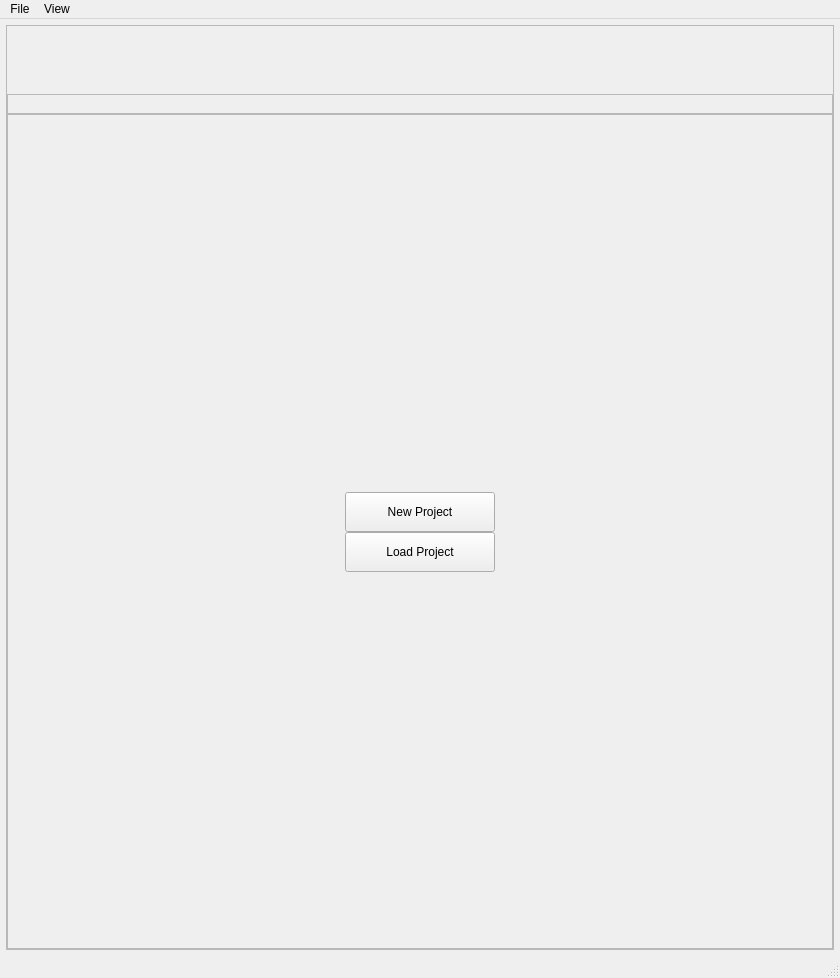
<?xml version="1.0" encoding="UTF-8"?>
<ui version="4.0">
 <class>MainWindow</class>
 <widget class="QMainWindow" name="MainWindow">
  <property name="geometry">
   <rect>
    <x>0</x>
    <y>0</y>
    <width>840</width>
    <height>978</height>
   </rect>
  </property>
  <property name="windowTitle">
   <string>XMALab</string>
  </property>
  <property name="windowIcon">
   <iconset resource="../calibrationtool_resources.qrc">
    <normaloff>:/images/resource-files/icons/XMALab-Icon.png</normaloff>:/images/resource-files/icons/XMALab-Icon.png</iconset>
  </property>
  <property name="dockOptions">
   <set>QMainWindow::AllowTabbedDocks|QMainWindow::AnimatedDocks|QMainWindow::ForceTabbedDocks</set>
  </property>
  <widget class="QWidget" name="centralwidget">
   <layout class="QGridLayout" name="gridLayout_6">
    <property name="margin">
     <number>6</number>
    </property>
    <property name="spacing">
     <number>3</number>
    </property>
    <item row="0" column="0">
     <widget class="QFrame" name="mainframe">
      <property name="frameShape">
       <enum>QFrame::StyledPanel</enum>
      </property>
      <property name="frameShadow">
       <enum>QFrame::Raised</enum>
      </property>
      <layout class="QGridLayout" name="gridLayout_2">
       <property name="margin">
        <number>0</number>
       </property>
       <property name="spacing">
        <number>0</number>
       </property>
       <item row="4" column="0">
        <widget class="QFrame" name="startMainFrame">
         <property name="frameShape">
          <enum>QFrame::StyledPanel</enum>
         </property>
         <property name="frameShadow">
          <enum>QFrame::Raised</enum>
         </property>
         <layout class="QGridLayout" name="gridLayout_3">
          <property name="margin">
           <number>0</number>
          </property>
          <property name="spacing">
           <number>0</number>
          </property>
          <item row="1" column="1">
           <widget class="QPushButton" name="pushButtonNew_Project">
            <property name="minimumSize">
             <size>
              <width>150</width>
              <height>40</height>
             </size>
            </property>
            <property name="text">
             <string>New Project</string>
            </property>
           </widget>
          </item>
          <item row="2" column="1">
           <widget class="QPushButton" name="pushButtonLoad_Project">
            <property name="minimumSize">
             <size>
              <width>150</width>
              <height>40</height>
             </size>
            </property>
            <property name="text">
             <string>Load Project</string>
            </property>
           </widget>
          </item>
          <item row="1" column="0">
           <spacer name="horizontalSpacer">
            <property name="orientation">
             <enum>Qt::Horizontal</enum>
            </property>
            <property name="sizeHint" stdset="0">
             <size>
              <width>40</width>
              <height>20</height>
             </size>
            </property>
           </spacer>
          </item>
          <item row="1" column="2">
           <spacer name="horizontalSpacer_2">
            <property name="orientation">
             <enum>Qt::Horizontal</enum>
            </property>
            <property name="sizeHint" stdset="0">
             <size>
              <width>40</width>
              <height>20</height>
             </size>
            </property>
           </spacer>
          </item>
          <item row="0" column="1">
           <spacer name="verticalSpacer">
            <property name="orientation">
             <enum>Qt::Vertical</enum>
            </property>
            <property name="sizeHint" stdset="0">
             <size>
              <width>20</width>
              <height>40</height>
             </size>
            </property>
           </spacer>
          </item>
          <item row="3" column="1">
           <spacer name="verticalSpacer_2">
            <property name="orientation">
             <enum>Qt::Vertical</enum>
            </property>
            <property name="sizeHint" stdset="0">
             <size>
              <width>20</width>
              <height>40</height>
             </size>
            </property>
           </spacer>
          </item>
         </layout>
        </widget>
       </item>
       <item row="3" column="0">
        <widget class="SequenceNavigationFrame" name="sequenceNavigationFrame">
         <property name="frameShape">
          <enum>QFrame::StyledPanel</enum>
         </property>
         <property name="frameShadow">
          <enum>QFrame::Raised</enum>
         </property>
        </widget>
       </item>
       <item row="2" column="0">
        <widget class="QFrame" name="imageMainFrame">
         <property name="enabled">
          <bool>true</bool>
         </property>
         <property name="frameShape">
          <enum>QFrame::StyledPanel</enum>
         </property>
         <property name="frameShadow">
          <enum>QFrame::Raised</enum>
         </property>
         <layout class="QGridLayout" name="gridLayout_4"/>
        </widget>
       </item>
       <item row="0" column="0">
        <widget class="QScrollArea" name="imageScrollArea">
         <property name="sizePolicy">
          <sizepolicy hsizetype="Preferred" vsizetype="Preferred">
           <horstretch>0</horstretch>
           <verstretch>0</verstretch>
          </sizepolicy>
         </property>
         <property name="frameShape">
          <enum>QFrame::NoFrame</enum>
         </property>
         <property name="frameShadow">
          <enum>QFrame::Plain</enum>
         </property>
         <property name="horizontalScrollBarPolicy">
          <enum>Qt::ScrollBarAsNeeded</enum>
         </property>
         <property name="widgetResizable">
          <bool>true</bool>
         </property>
         <widget class="QWidget" name="imageScrollAreaContents">
          <property name="geometry">
           <rect>
            <x>0</x>
            <y>0</y>
            <width>826</width>
            <height>69</height>
           </rect>
          </property>
          <property name="sizePolicy">
           <sizepolicy hsizetype="Expanding" vsizetype="Expanding">
            <horstretch>0</horstretch>
            <verstretch>0</verstretch>
           </sizepolicy>
          </property>
          <layout class="QHBoxLayout" name="horizontalLayout"/>
         </widget>
        </widget>
       </item>
      </layout>
     </widget>
    </item>
   </layout>
  </widget>
  <widget class="QMenuBar" name="menubar">
   <property name="geometry">
    <rect>
     <x>0</x>
     <y>0</y>
     <width>840</width>
     <height>21</height>
    </rect>
   </property>
   <widget class="QMenu" name="menuFile">
    <property name="title">
     <string>File</string>
    </property>
    <widget class="QMenu" name="menuExport">
     <property name="title">
      <string>Export</string>
     </property>
     <addaction name="actionExportDLT"/>
     <addaction name="actionExportLUT"/>
     <addaction name="actionExportMayacams"/>
     <addaction name="actionExportAll"/>
    </widget>
    <addaction name="actionNew_Project"/>
    <addaction name="actionLoad_Project"/>
    <addaction name="actionClose_Project"/>
    <addaction name="separator"/>
    <addaction name="actionSave_Project"/>
    <addaction name="actionSave_Project_as"/>
    <addaction name="separator"/>
    <addaction name="menuExport"/>
    <addaction name="separator"/>
    <addaction name="actionUndistort_sequence"/>
   </widget>
   <widget class="QMenu" name="menuView">
    <property name="title">
     <string>View</string>
    </property>
    <addaction name="action3D_world_view"/>
    <addaction name="actionSettings"/>
    <addaction name="actionAbout"/>
   </widget>
   <addaction name="menuFile"/>
   <addaction name="menuView"/>
  </widget>
  <widget class="QStatusBar" name="statusbar"/>
  <action name="actionAddCamera">
   <property name="text">
    <string>Add camera</string>
   </property>
  </action>
  <action name="actionLoadGrid">
   <property name="text">
    <string>Load calibration target</string>
   </property>
  </action>
  <action name="actionRefineAllCams">
   <property name="enabled">
    <bool>true</bool>
   </property>
   <property name="text">
    <string>Optimize calibration target and cameras</string>
   </property>
  </action>
  <action name="actionCalibrate_Cam_2">
   <property name="text">
    <string>Calibrate Cam 2</string>
   </property>
  </action>
  <action name="actionShow_Detector_Options">
   <property name="checkable">
    <bool>true</bool>
   </property>
   <property name="text">
    <string>Show Detector Options</string>
   </property>
  </action>
  <action name="actionFit">
   <property name="checkable">
    <bool>true</bool>
   </property>
   <property name="checked">
    <bool>true</bool>
   </property>
   <property name="text">
    <string>Fit</string>
   </property>
  </action>
  <action name="action25">
   <property name="checkable">
    <bool>true</bool>
   </property>
   <property name="text">
    <string>25%</string>
   </property>
  </action>
  <action name="action50">
   <property name="checkable">
    <bool>true</bool>
   </property>
   <property name="text">
    <string>50%</string>
   </property>
  </action>
  <action name="action100">
   <property name="checkable">
    <bool>true</bool>
   </property>
   <property name="text">
    <string>100%</string>
   </property>
  </action>
  <action name="action200">
   <property name="checkable">
    <bool>true</bool>
   </property>
   <property name="text">
    <string>200%</string>
   </property>
  </action>
  <action name="action400">
   <property name="checkable">
    <bool>true</bool>
   </property>
   <property name="text">
    <string>400%</string>
   </property>
  </action>
  <action name="actionFreeView">
   <property name="checkable">
    <bool>true</bool>
   </property>
   <property name="checked">
    <bool>true</bool>
   </property>
   <property name="text">
    <string>free view</string>
   </property>
  </action>
  <action name="actionCameraView">
   <property name="checkable">
    <bool>true</bool>
   </property>
   <property name="text">
    <string>camera view</string>
   </property>
  </action>
  <action name="actionCam_2">
   <property name="checkable">
    <bool>true</bool>
   </property>
   <property name="text">
    <string>Cam 2</string>
   </property>
  </action>
  <action name="actionTabbed_View">
   <property name="checkable">
    <bool>true</bool>
   </property>
   <property name="checked">
    <bool>true</bool>
   </property>
   <property name="text">
    <string>Tabbed View</string>
   </property>
  </action>
  <action name="actionTiled_View">
   <property name="checkable">
    <bool>true</bool>
   </property>
   <property name="text">
    <string>Tiled View</string>
   </property>
  </action>
  <action name="actionFullCalibrate">
   <property name="enabled">
    <bool>false</bool>
   </property>
   <property name="text">
    <string>by computting camera and pose (selected frame)</string>
   </property>
  </action>
  <action name="actionPoseCalibrate">
   <property name="enabled">
    <bool>false</bool>
   </property>
   <property name="text">
    <string>by computing pose with calibrated camera data (selected frame)</string>
   </property>
  </action>
  <action name="actionInit_correspondances_from_other_Cameras">
   <property name="enabled">
    <bool>true</bool>
   </property>
   <property name="text">
    <string>by computing pose with calibrated cameras and pose data (all frames/cameras)</string>
   </property>
  </action>
  <action name="actionSaveCalibModel">
   <property name="enabled">
    <bool>false</bool>
   </property>
   <property name="text">
    <string>Save Calibrated Camera Parameters (Model based)</string>
   </property>
  </action>
  <action name="actionSaveProjectionMatrix">
   <property name="enabled">
    <bool>false</bool>
   </property>
   <property name="text">
    <string>Save Merged Projection matrix (DLT)</string>
   </property>
  </action>
  <action name="actionSaveCalibModelSingle">
   <property name="enabled">
    <bool>false</bool>
   </property>
   <property name="text">
    <string>Save Calibrated Camera Parameters (Model with single Focus)</string>
   </property>
  </action>
  <action name="actionSaveAllParameters">
   <property name="enabled">
    <bool>false</bool>
   </property>
   <property name="text">
    <string>Save All Parameters</string>
   </property>
  </action>
  <action name="actionSaveCalibModelDLT">
   <property name="enabled">
    <bool>false</bool>
   </property>
   <property name="text">
    <string>Save Calibrated Camera Parameters (DLT)</string>
   </property>
  </action>
  <action name="actionDetected_blobs">
   <property name="checkable">
    <bool>true</bool>
   </property>
   <property name="checked">
    <bool>false</bool>
   </property>
   <property name="enabled">
    <bool>true</bool>
   </property>
   <property name="text">
    <string>detected blobs</string>
   </property>
  </action>
  <action name="actionProjected_calibration_object">
   <property name="checkable">
    <bool>true</bool>
   </property>
   <property name="checked">
    <bool>true</bool>
   </property>
   <property name="text">
    <string>reference calibration points</string>
   </property>
  </action>
  <action name="actionDetected_calibration_points">
   <property name="checkable">
    <bool>true</bool>
   </property>
   <property name="checked">
    <bool>true</bool>
   </property>
   <property name="text">
    <string>detected calibration points</string>
   </property>
  </action>
  <action name="actionKeypoints">
   <property name="checkable">
    <bool>true</bool>
   </property>
   <property name="checked">
    <bool>false</bool>
   </property>
   <property name="text">
    <string>keypoints</string>
   </property>
  </action>
  <action name="actionRecalibrate_based_on_Inlier">
   <property name="enabled">
    <bool>false</bool>
   </property>
   <property name="text">
    <string>Camera and pose (selected frame)</string>
   </property>
  </action>
  <action name="actionDetect_new_correspondances">
   <property name="enabled">
    <bool>false</bool>
   </property>
   <property name="text">
    <string>detect new correspondances</string>
   </property>
  </action>
  <action name="actionShow_3D_View">
   <property name="checkable">
    <bool>true</bool>
   </property>
   <property name="text">
    <string>Show 3D View</string>
   </property>
  </action>
  <action name="actionCalibrate_Camera_all_frames">
   <property name="text">
    <string>calibrate Camera (all frames)</string>
   </property>
  </action>
  <action name="actionCalibrateCameraAllFrames">
   <property name="enabled">
    <bool>false</bool>
   </property>
   <property name="text">
    <string>Camera and pose (all frames)</string>
   </property>
  </action>
  <action name="actionSet_new_correspondances_based_on_Error">
   <property name="enabled">
    <bool>false</bool>
   </property>
   <property name="text">
    <string>set Inlier based on Error</string>
   </property>
  </action>
  <action name="actionPose_selected_Frame">
   <property name="enabled">
    <bool>false</bool>
   </property>
   <property name="text">
    <string>Pose (selected Frame)</string>
   </property>
  </action>
  <action name="actionSave_calibration_target">
   <property name="enabled">
    <bool>false</bool>
   </property>
   <property name="text">
    <string>Save calibration target</string>
   </property>
  </action>
  <action name="actionSave_Merged_Projection_matrix_Model_Based">
   <property name="text">
    <string>Save Merged Projection matrix (Model)</string>
   </property>
  </action>
  <action name="actionSave_Merged_Projection_Matrix_Model_with_single_Focus">
   <property name="text">
    <string>Save Merged Projection Matrix (Model with single Focus)</string>
   </property>
  </action>
  <action name="actionNew_Project">
   <property name="text">
    <string>New Project</string>
   </property>
  </action>
  <action name="actionLoad_Project">
   <property name="text">
    <string>Load Project</string>
   </property>
  </action>
  <action name="actionSave_Project">
   <property name="text">
    <string>Save Project</string>
   </property>
  </action>
  <action name="actionSave_Project_as">
   <property name="text">
    <string>Save Project as</string>
   </property>
  </action>
  <action name="actionExportDLT">
   <property name="text">
    <string>DLT</string>
   </property>
  </action>
  <action name="actionExportLUT">
   <property name="text">
    <string>Undistortion</string>
   </property>
  </action>
  <action name="actionExportMayacams">
   <property name="text">
    <string>Mayacams</string>
   </property>
  </action>
  <action name="actionClose_Project">
   <property name="text">
    <string>Close Project</string>
   </property>
  </action>
  <action name="action3D_world_view">
   <property name="checkable">
    <bool>true</bool>
   </property>
   <property name="enabled">
    <bool>true</bool>
   </property>
   <property name="text">
    <string>3D world view</string>
   </property>
  </action>
  <action name="actionSettings">
   <property name="text">
    <string>Settings</string>
   </property>
  </action>
  <action name="actionUndistort_sequence">
   <property name="text">
    <string>Undistort sequence</string>
   </property>
  </action>
  <action name="actionAbout">
   <property name="enabled">
    <bool>true</bool>
   </property>
   <property name="text">
    <string>About</string>
   </property>
  </action>
  <action name="actionExportAll">
   <property name="text">
    <string>All</string>
   </property>
  </action>
 </widget>
 <customwidgets>
  <customwidget>
   <class>SequenceNavigationFrame</class>
   <extends>QFrame</extends>
   <header>ui/SequenceNavigationframe.h</header>
   <container>1</container>
  </customwidget>
 </customwidgets>
 <resources>
  <include location="../calibrationtool_resources.qrc"/>
 </resources>
 <connections/>
</ui>
